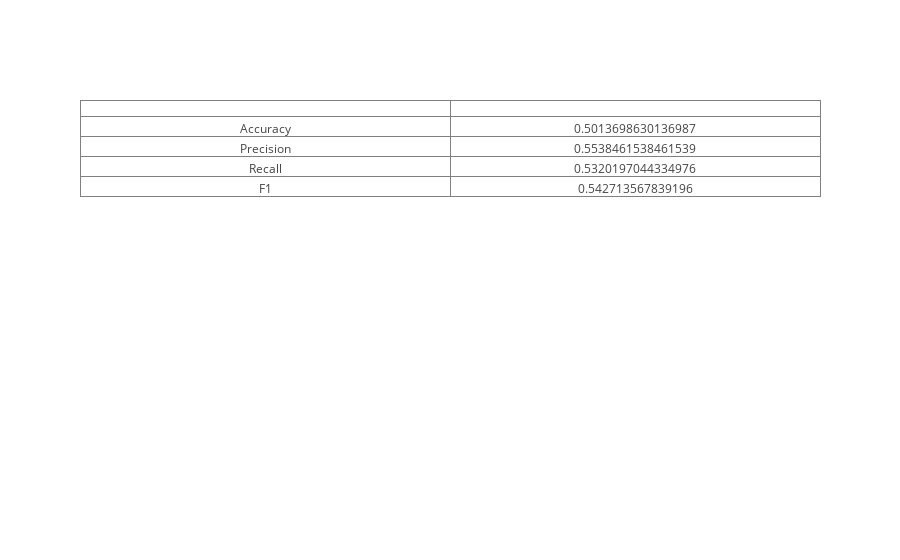

Notebook source saved alongside this figure:
### Markdown cell above
### Benchmark Results With Stopwords

### Code cell
calculate_metrics(bullish_y_test, stratified_y_pred)

### Figure 1 — Plotly figure (JSON) as saved in the notebook; plotly's stock layout.template omitted (floating-point values rounded to 4 significant figures)
{"data": [{"cells": {"values": [["Accuracy", "Precision", "Recall", "F1"], [0.5014, 0.5538, 0.532, 0.5427]]}, "type": "table", "uid": "f63a1142-7065-48aa-a3d9-330d03b49a6b"}], "layout": {}}
